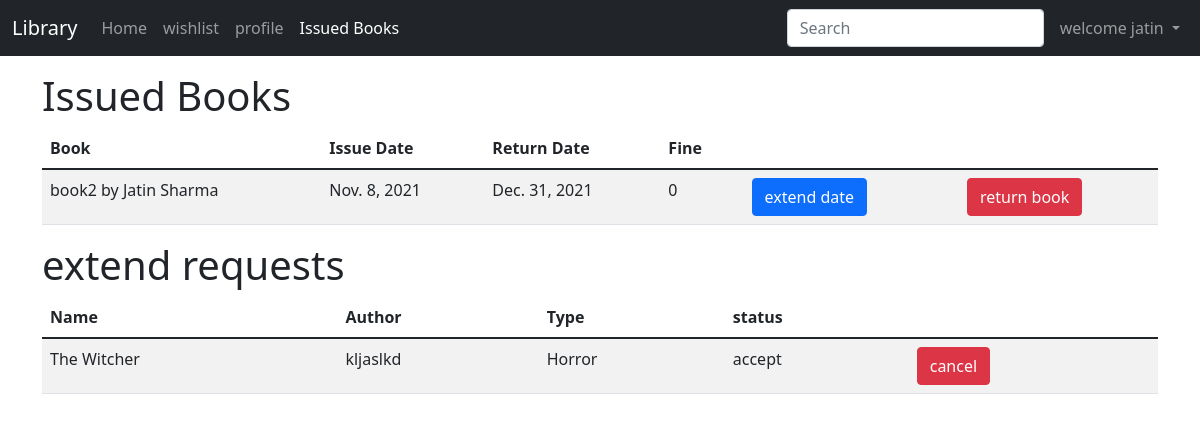
Screenshot of /student/issued/ (signed in) with the database file from the repository.
### home/models.py (models this page shows)
class myUser(AbstractUser):
    userTypes=[
        ('teacher','teacher'),
        ('student','student')
    ]
    userType=models.CharField(
        max_length=7,
        choices=userTypes,
        default='student'
        )

class BOOK(models.Model):
    book_id=models.AutoField(primary_key=True)
    name=models.CharField(max_length=50)
    author=models.CharField(max_length=50)
    genre=models.CharField(max_length=50)
    genres = [
        ('Drama', 'Drama'),
        ('Fantasy', 'Fantasy'),
        ('Fiction', 'Fiction'),
        ('Horror', 'Horror'),
        ('Mythology', 'Mythology'),
        ('Mystery','Mystery'),
        ('Science Fiction','Science Fiction')
    ]
    genre = models.CharField(
        max_length=15,
        choices=genres,
        default='Drama',
    )
    statusValue=[
        ('available','available'),
        ('not available','not available')
    ]
    status=models.CharField(max_length=13,choices=statusValue,default='available')
    def __str__(self):
        return self.name + " by " + self.author

### teacher/models.py (models this page shows, shortened)
class isseuBook(models.Model):
    issue_id=models.AutoField(primary_key=True)
    user=models.ForeignKey(myUser,null=True,on_delete=models.CASCADE)
    book=models.ForeignKey(BOOK,null=True,on_delete=models.CASCADE)
    issue_date=models.DateField()
    return_date=models.DateField()
    def calculate_fine(self):
        fine=0
        if date.today() > self.return_date:
            fine=date.today() - self.return_date
            fine=str(fine).split(',')[0]
            fine=str(fine).split(' ')[0]
        return fine

### student/models.py (models this page shows, shortened)
class bookRequest(models.Model):
    request_id=models.AutoField(primary_key=True)
    user=models.ForeignKey(myUser,null=True,on_delete=models.CASCADE)
    book=models.ForeignKey(BOOK,null=True,on_delete=models.CASCADE)
    types=[
        ('issue','issue'),
        ('extend','extend')
    ]
    type=models.CharField(max_length=6,choices=types,default='issue')
    responses=[
        ('accept','accept'),
        ('pending','pending'),
        ('decline','decline')
    ]
    response=models.CharField(max_length=7,choices=responses,default='pending')
    issue_id=models.CharField(max_length=100, default='')

### student/views.py (the view)
# urls.py: path('issued/',views.issued,name='issued'),
@login_required
def issued(request):
    if request.user.userType!='student':
        return redirect('/')
    iBooks=isseuBook.objects.filter(user=request.user)
    book_requests=bookRequest.objects.filter(user=request.user)
    param={'iBooks':iBooks,'book_requests':book_requests}
    return render(request,'student/issued_books.html',param)

### templates/student/issued_books.html (shortened to what this page needs)
{% extends 'student/base1.html' %}
{% block issuedActive %}active{% endblock issuedActive %}
{% block body %}
<div class="container">
    <div id="table" class="my-3">
        <h1>Issued Books</h1>
        <table class="table table-striped table-hover">
            <thead>
                <tr>
                    <th scope="col">Book</th>
                    <th scope="col">Issue Date</th>
                    <th scope="col">Return Date</th>
                    <th scope="col">Fine</th>
                    <th scope="col"></th>
                    <th scope="col"></th>
                </tr>
            </thead>
            <tbody id='tableBody'>
                {% for book in iBooks %}
                <tr>
                    <td>{{book.book}}</td>
                    <td>{{book.issue_date}}</td>
                    <td>{{book.return_date}}</td>
                    <td>{{book.calculate_fine}}</td>
                    <td>
                        <form action="extendDate/" method="post">
                            <button type="submit" class="btn btn-primary mx-2">extend date</button>
                        </form>
                    </td>
                    <td>
                        <form action="returnBook/" method="post">
                            <button type="submit" class="btn btn-danger">return book</button>
                        </form>
                    </td>
                </tr>
                {% endfor %}
            </tbody>
        </table>
    </div>
</div>
{% if book_requests|length > 0  %}
<div class="container">
    <div id="table" class="my-3">
        <h1>extend requests</h1>
        <table class="table table-striped table-hover">
            <thead>
                <tr>
                    <th scope="col">Name</th>
                    <th scope="col">Author</th>
                    <th scope="col">Type</th>
                    <th scope="col">status</th>
                    <th scope="col"></th>
                </tr>
            </thead>
            <tbody>
                {% for req in book_requests %}
                {% if req.type == 'extend' %}
                <tr>
                    <td>{{req.book.name}}</td>
                    <td>{{req.book.author}}</td>
                    <td>{{req.book.genre}}</td>
                    <td>{{req.response}}</td>
                    <td><form method="post" action="student/wishlist/deleteRequest/">
                    <button type="submit" class="btn btn-danger">cancel</button>
                    </form></td>
                    </tr>
                {% endif %}
                {% endfor %}
            </tbody>
        </table>
    </div>
</div>
{% endif %}
{% endblock body %}

### templates/student/base1.html (shortened to what this page needs)
<!doctype html>
<html lang="en">
<head>
    <link href="https://cdn.jsdelivr.net/npm/bootstrap@5.1.1/dist/css/bootstrap.min.css" rel="stylesheet"
>
</head>
<body>
    <nav class="navbar navbar-expand-lg navbar-dark bg-dark">
        <div class="container-fluid">
            <a class="navbar-brand" href="#">Library</a>
            <div class="collapse navbar-collapse" id="navbarSupportedContent">
                <ul class="navbar-nav me-auto mb-2 mb-lg-0">
                    <li class="nav-item">
                        <a class="nav-link {% block homeActive %}{% endblock homeActive %}" aria-current="page" href="/student">Home</a>
                    </li>
                    <li class="nav-item">
                        <a class="nav-link {% block wishListActive %}{% endblock wishListActive %}" aria-current="page" href={% url 'wishList' %}>wishlist</a>
                    </li>
                    <li class="nav-item">
                        <a class="nav-link {% block profileActive %}{% endblock profileActive %}" aria-current="page" href={% url 'profile' %}>profile</a>
                    </li>
                    <li class="nav-item">
                        <a class="nav-link {% block issuedActive %}{% endblock issuedActive %}" aria-current="page" href={% url 'issued' %}>Issued Books</a>
                    </li>
                </ul>
                <form class="d-flex">
                    <input class="form-control me-2" type="search" id="myInput" onkeyup='search()'
                        placeholder="Search" aria-label="Search">
                </form>
                <ul class="navbar-nav ml-auto mb-2 mb-lg-0">
                    <li class="nav-item dropdown">
                        <a class="nav-link dropdown-toggle" href="#" id="navbarDropdown" role="button"
                            data-bs-toggle="dropdown" aria-expanded="false">
                            welcome {{request.user.first_name}}
                        </a>
                    </li>
                </ul>
            </div>
        </div>
    </nav>
    {% block body %} {% endblock body %}
</body>
</html>

### rows the page displays
myUser: user.first_name "jatin"
isseuBook: book "book2 by Jatin Sharma", issue_date "Nov. 8, 2021", return_date "Dec. 31, 2021", calculate_fine "0"
bookRequest: book.name "The Witcher", book.author "kljaslkd", book.genre "Horror", response "accept"
